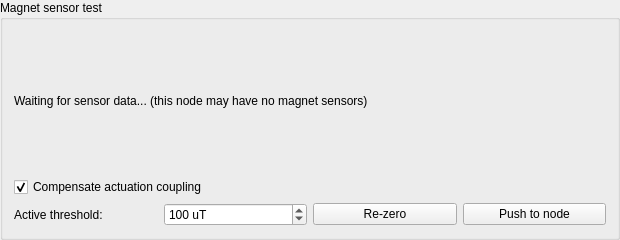
<?xml version="1.0" encoding="UTF-8"?>
<ui version="4.0">
 <class>SensorTester</class>
 <widget class="QGroupBox" name="SensorTester">
  <property name="geometry">
   <rect><x>0</x><y>0</y><width>620</width><height>240</height></rect>
  </property>
  <property name="sizePolicy">
   <sizepolicy hsizetype="Maximum" vsizetype="Preferred">
    <horstretch>0</horstretch>
    <verstretch>0</verstretch>
   </sizepolicy>
  </property>
  <property name="title"><string>Magnet sensor test</string></property>
  <property name="whatsThis"><string>Live readout of the node's magnet/touch sensors. Each bar shows how far that sensor's field has moved from its baseline, in uT - press the skin above a sensor and its bar rises. A sensor lights green once it passes the &quot;Active threshold&quot;. Re-zero resets the baseline (do it at rest, hands off). Push to node sends this threshold to the board so its own touch detection (used by activities and the monitor) fires at the same level.</string></property>
  <layout class="QVBoxLayout" name="main_layout">
   <item>
    <widget class="QLabel" name="status_label">
     <property name="text"><string>Waiting for sensor data... (this node may have no magnet sensors)</string></property>
    </widget>
   </item>
   <item>
    <layout class="QVBoxLayout" name="sensors_vbox"/>
   </item>
   <item>
    <widget class="QCheckBox" name="compensate_cb">
     <property name="visible"><bool>false</bool></property>
     <property name="whatsThis"><string>Subtract the calibrated actuation coupling from each sensor's reading, so an inflating chamber no longer fakes a touch here. Shows the same compensated values the activities and monitor react to. Uncheck to see the raw sensor field (useful for diagnosing the hardware or re-checking the coupling). Only available when this skin has a calibrated, enabled touch-coupling matrix.</string></property>
     <property name="text"><string>Compensate actuation coupling</string></property>
     <property name="checked"><bool>true</bool></property>
    </widget>
   </item>
   <item>
    <layout class="QHBoxLayout" name="controls_row">
     <item>
      <widget class="QLabel" name="threshold_label">
       <property name="text"><string>Active threshold:</string></property>
      </widget>
     </item>
     <item>
      <widget class="QDoubleSpinBox" name="threshold_spin">
       <property name="whatsThis"><string>A sensor counts as touched once its reading (uT) reaches this value. Lower = more sensitive. Set it above the resting values (near 0 after a Re-zero) and below a real press. Push to node applies it to the board.

This is the single touch threshold: the node's own detection uses it, and the pressure-compensated detection (coupling) falls back to it - there is no separate threshold in the coupling dialog. To pick it: press the skin and note a real touch's peak uT; then, with compensation on, inflate/deflate and note the largest residual that leaks through; set it between (e.g. touch ~120-180, residual ~30-50 -> ~80-120). The Margin and transition guard cover actuation, so tune this for the steady touch-vs-noise case. The firmware default 300 is often too high (a touch is ~100 uT) - start lower and adjust in ~20-30 uT steps.</string></property>
       <property name="suffix"><string> uT</string></property>
       <property name="decimals"><number>0</number></property>
       <property name="minimum"><double>1.000000000000000</double></property>
       <property name="maximum"><double>2000.000000000000000</double></property>
       <property name="singleStep"><double>10.000000000000000</double></property>
       <property name="value"><double>100.000000000000000</double></property>
      </widget>
     </item>
     <item>
      <widget class="QPushButton" name="rezero_btn">
       <property name="whatsThis"><string>Re-zero the sensors' baseline on the node so the current field reads as 0 uT. Do this at rest, with nothing pressing the skin.</string></property>
       <property name="text"><string>Re-zero</string></property>
      </widget>
     </item>
     <item>
      <widget class="QPushButton" name="push_btn">
       <property name="whatsThis"><string>Send the active threshold above to the board so its own touch detection fires at this uT level - fixing detection everywhere (this test, activities and the monitor), not only in this readout.</string></property>
       <property name="text"><string>Push to node</string></property>
      </widget>
     </item>
    </layout>
   </item>
  </layout>
 </widget>
 <resources/>
 <connections/>
</ui>
